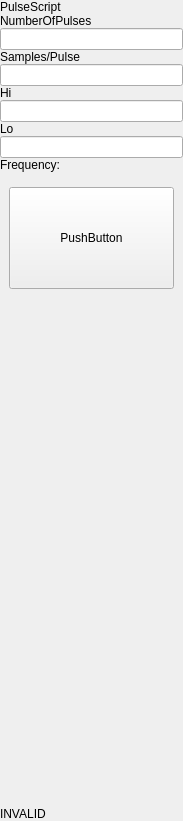
<?xml version="1.0" encoding="UTF-8"?>
<ui version="4.0">
 <class>scriptedBinaryCounter</class>
 <widget class="QWidget" name="scriptedBinaryCounter">
  <property name="windowModality">
   <enum>Qt::NonModal</enum>
  </property>
  <property name="geometry">
   <rect>
    <x>0</x>
    <y>0</y>
    <width>183</width>
    <height>821</height>
   </rect>
  </property>
  <property name="sizePolicy">
   <sizepolicy hsizetype="Preferred" vsizetype="Expanding">
    <horstretch>0</horstretch>
    <verstretch>0</verstretch>
   </sizepolicy>
  </property>
  <property name="windowTitle">
   <string>Form</string>
  </property>
  <layout class="QVBoxLayout" name="verticalLayout_2">
   <property name="spacing">
    <number>0</number>
   </property>
   <property name="leftMargin">
    <number>0</number>
   </property>
   <property name="topMargin">
    <number>0</number>
   </property>
   <property name="rightMargin">
    <number>0</number>
   </property>
   <property name="bottomMargin">
    <number>0</number>
   </property>
   <item>
    <widget class="QLabel" name="label_2">
     <property name="text">
      <string>PulseScript</string>
     </property>
    </widget>
   </item>
   <item>
    <widget class="QLabel" name="label_3">
     <property name="text">
      <string>NumberOfPulses</string>
     </property>
    </widget>
   </item>
   <item>
    <widget class="QLineEdit" name="nrOfPulses"/>
   </item>
   <item>
    <widget class="QLabel" name="label">
     <property name="text">
      <string>Samples/Pulse</string>
     </property>
    </widget>
   </item>
   <item>
    <widget class="QLineEdit" name="samplesPerPulse"/>
   </item>
   <item>
    <widget class="QLabel" name="label_4">
     <property name="text">
      <string>Hi</string>
     </property>
    </widget>
   </item>
   <item>
    <widget class="QLineEdit" name="hiPulse"/>
   </item>
   <item>
    <widget class="QLabel" name="label_5">
     <property name="text">
      <string>Lo</string>
     </property>
    </widget>
   </item>
   <item>
    <widget class="QLineEdit" name="loPulse"/>
   </item>
   <item>
    <widget class="QLabel" name="label_7">
     <property name="text">
      <string>Frequency: </string>
     </property>
    </widget>
   </item>
   <item>
    <layout class="QVBoxLayout" name="verticalLayout">
     <property name="spacing">
      <number>10</number>
     </property>
     <property name="topMargin">
      <number>6</number>
     </property>
     <item>
      <widget class="QWidget" name="widget" native="true">
       <property name="minimumSize">
        <size>
         <width>0</width>
         <height>120</height>
        </size>
       </property>
       <layout class="QHBoxLayout" name="horizontalLayout">
        <item>
         <widget class="QPushButton" name="pushButton123test">
          <property name="sizePolicy">
           <sizepolicy hsizetype="Preferred" vsizetype="Preferred">
            <horstretch>0</horstretch>
            <verstretch>0</verstretch>
           </sizepolicy>
          </property>
          <property name="minimumSize">
           <size>
            <width>20</width>
            <height>0</height>
           </size>
          </property>
          <property name="text">
           <string>PushButton</string>
          </property>
         </widget>
        </item>
       </layout>
      </widget>
     </item>
    </layout>
   </item>
   <item>
    <spacer name="verticalSpacer">
     <property name="orientation">
      <enum>Qt::Vertical</enum>
     </property>
     <property name="sizeType">
      <enum>QSizePolicy::Expanding</enum>
     </property>
     <property name="sizeHint" stdset="0">
      <size>
       <width>20</width>
       <height>40</height>
      </size>
     </property>
    </spacer>
   </item>
   <item>
    <widget class="QLabel" name="label_6">
     <property name="text">
      <string>INVALID</string>
     </property>
    </widget>
   </item>
  </layout>
 </widget>
 <resources/>
 <connections/>
</ui>
